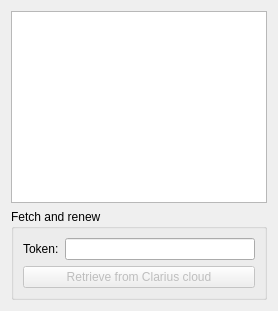
      <widget class="QWidget" name="_certs">
       <attribute name="title">
        <string>Certificates</string>
       </attribute>
       <layout class="QVBoxLayout">
        <item>
         <widget class="QTableWidget" name="certtable">
          <property name="editTriggers">
           <set>QAbstractItemView::NoEditTriggers</set>
          </property>
          <property name="alternatingRowColors">
           <bool>true</bool>
          </property>
          <property name="sortingEnabled">
           <bool>true</bool>
          </property>
          <attribute name="horizontalHeaderMinimumSectionSize">
           <number>0</number>
          </attribute>
          <attribute name="horizontalHeaderDefaultSectionSize">
           <number>0</number>
          </attribute>
          <attribute name="horizontalHeaderShowSortIndicator" stdset="0">
           <bool>true</bool>
          </attribute>
          <attribute name="horizontalHeaderStretchLastSection">
           <bool>true</bool>
          </attribute>
          <attribute name="verticalHeaderVisible">
           <bool>false</bool>
          </attribute>
         </widget>
        </item>
        <item>
         <widget class="QGroupBox" name="groupBox">
          <property name="title">
           <string>Fetch and renew</string>
          </property>
          <layout class="QVBoxLayout">
           <item>
            <layout class="QHBoxLayout">
             <item>
              <widget class="QLabel" name="_token">
               <property name="text">
                <string>Token:</string>
               </property>
              </widget>
             </item>
             <item>
              <widget class="QLineEdit" name="token"/>
             </item>
            </layout>
           </item>
           <item>
            <widget class="JobButton" name="retrieve">
             <property name="enabled">
              <bool>false</bool>
             </property>
             <property name="text">
              <string>Retrieve from Clarius cloud</string>
             </property>
            </widget>
           </item>
          </layout>
         </widget>
        </item>
       </layout>
      </widget>
